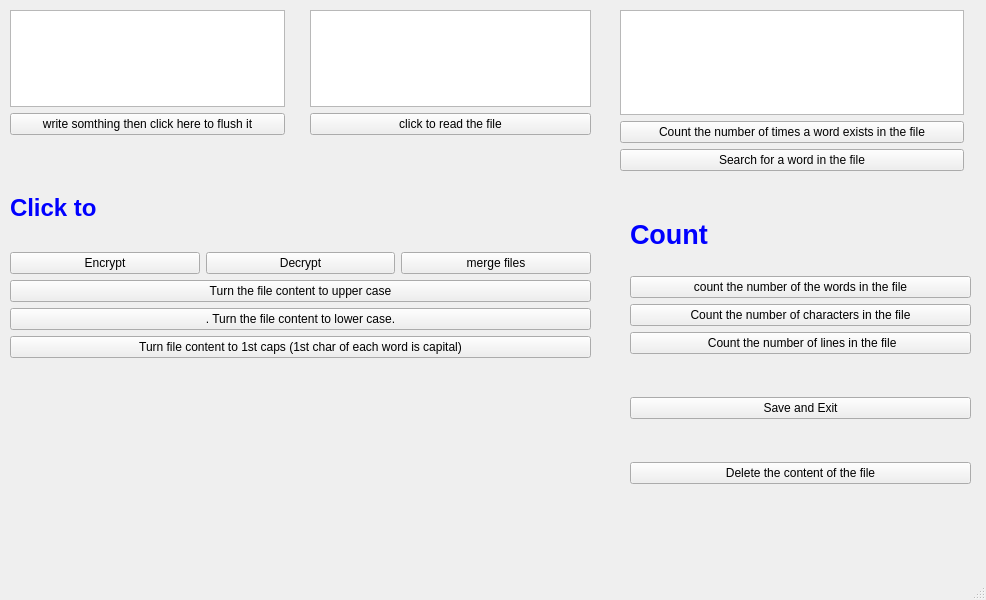
<?xml version="1.0" encoding="UTF-8"?>
<ui version="4.0">
 <class>MainWindow</class>
 <widget class="QMainWindow" name="MainWindow">
  <property name="geometry">
   <rect>
    <x>0</x>
    <y>0</y>
    <width>986</width>
    <height>600</height>
   </rect>
  </property>
  <property name="windowTitle">
   <string>MainWindow</string>
  </property>
  <widget class="QWidget" name="centralwidget">
   <widget class="QWidget" name="layoutWidget">
    <property name="geometry">
     <rect>
             <x>10</x>
      <y>10</y>
      <width>275</width>
      <height>125</height>
     </rect>
    </property>
    <layout class="QVBoxLayout" name="verticalLayout">
     <item>
      <widget class="QTextEdit" name="textEdit"/>
     </item>
     <item>
      <widget class="QPushButton" name="pushButton">
       <property name="text">
        <string>write somthing then click here to flush it</string>
       </property>
      </widget>
     </item>
    </layout>
   </widget>
   <widget class="QWidget" name="layoutWidget">
    <property name="geometry">
     <rect>
      <x>310</x>
      <y>10</y>
      <width>281</width>
      <height>125</height>
     </rect>
    </property>
    <layout class="QVBoxLayout" name="verticalLayout_2">
     <item>
      <widget class="QTextEdit" name="textEdit_2"/>
     </item>
     <item>
      <widget class="QPushButton" name="pushButton_2">
       <property name="text">
        <string>click to read the file</string>
       </property>
      </widget>
     </item>
    </layout>
   </widget>
   <widget class="QWidget" name="layoutWidget">
    <property name="geometry">
     <rect>
      <x>630</x>
      <y>360</y>
      <width>341</width>
      <height>161</height>
     </rect>
    </property>
    <layout class="QVBoxLayout" name="verticalLayout_3">
     <item>
      <widget class="QPushButton" name="pushButton_5">
       <property name="text">
        <string>Save and Exit</string>
       </property>
      </widget>
     </item>
     <item>
      <widget class="QPushButton" name="pushButton_4">
       <property name="text">
        <string>Delete the content of the file</string>
       </property>
      </widget>
     </item>
    </layout>
   </widget>
   <widget class="QWidget" name="layoutWidget">
    <property name="geometry">
     <rect>
      <x>10</x>
      <y>170</y>
      <width>581</width>
      <height>188</height>
     </rect>
    </property>
    <layout class="QVBoxLayout" name="verticalLayout_4">
     <item>
      <widget class="QLabel" name="label_2">
       <property name="text">
        <string>&lt;html&gt;&lt;head/&gt;&lt;body&gt;&lt;p&gt;&lt;span style=&quot; font-size:18pt; font-weight:700; color:#0000ff;&quot;&gt;Click to&lt;/span&gt;&lt;/p&gt;&lt;/body&gt;&lt;/html&gt;</string>
       </property>
      </widget>
     </item>
     <item>
      <layout class="QHBoxLayout" name="horizontalLayout">
       <item>
        <widget class="QPushButton" name="pushButton_3">
         <property name="text">
          <string>Encrypt</string>
         </property>
        </widget>
       </item>
       <item>
        <widget class="QPushButton" name="pushButton_6">
         <property name="text">
          <string>Decrypt</string>
         </property>
        </widget>
       </item>
       <item>
        <widget class="QPushButton" name="pushButton_7">
         <property name="text">
          <string>merge files</string>
         </property>
        </widget>
       </item>
      </layout>
     </item>
     <item>
      <widget class="QPushButton" name="pushButton_9">
       <property name="text">
        <string>Turn the file content to upper case</string>
       </property>
      </widget>
     </item>
     <item>
      <widget class="QPushButton" name="pushButton_10">
       <property name="text">
        <string>. Turn the file content to lower case.</string>
       </property>
      </widget>
     </item>
     <item>
      <widget class="QPushButton" name="pushButton_11">
       <property name="text">
        <string>Turn file content to 1st caps (1st char of each word is capital)</string>
       </property>
      </widget>
     </item>
    </layout>
   </widget>
   <widget class="QWidget" name="layoutWidget">
    <property name="geometry">
     <rect>
      <x>620</x>
      <y>10</y>
      <width>344</width>
      <height>161</height>
     </rect>
    </property>
    <layout class="QVBoxLayout" name="verticalLayout_5">
     <item>
      <widget class="QTextEdit" name="textEdit_3"/>
     </item>
     <item>
      <widget class="QPushButton" name="pushButton_15">
       <property name="text">
        <string>Count the number of times a word exists in the file</string>
       </property>
      </widget>
     </item>
     <item>
      <widget class="QPushButton" name="pushButton_14">
       <property name="text">
        <string>Search for a word in the file</string>
       </property>
      </widget>
     </item>
    </layout>
   </widget>
   <widget class="QWidget" name="layoutWidget">
    <property name="geometry">
     <rect>
      <x>630</x>
      <y>200</y>
      <width>341</width>
      <height>154</height>
     </rect>
    </property>
    <layout class="QVBoxLayout" name="verticalLayout_6">
     <item>
      <widget class="QLabel" name="label">
       <property name="text">
        <string>&lt;html&gt;&lt;head/&gt;&lt;body&gt;&lt;p&gt;&lt;span style=&quot; font-size:20pt; font-weight:700; color:#0000ff;&quot;&gt;Count&lt;/span&gt;&lt;/p&gt;&lt;/body&gt;&lt;/html&gt;</string>
       </property>
      </widget>
     </item>
     <item>
      <widget class="QPushButton" name="pushButton_8">
       <property name="text">
        <string>count the number of the words in the file</string>
       </property>
      </widget>
     </item>
     <item>
      <widget class="QPushButton" name="pushButton_12">
       <property name="text">
        <string>Count the number of characters in the file</string>
       </property>
      </widget>
     </item>
     <item>
      <widget class="QPushButton" name="pushButton_13">
       <property name="text">
        <string> Count the number of lines in the file</string>
       </property>
      </widget>
     </item>
    </layout>
   </widget>
  </widget>
  <widget class="QMenuBar" name="menubar">
   <property name="geometry">
    <rect>
     <x>0</x>
     <y>0</y>
     <width>986</width>
     <height>26</height>
    </rect>
   </property>
  </widget>
  <widget class="QStatusBar" name="statusbar"/>
 </widget>
 <resources/>
 <connections>
  <connection>
   <sender>pushButton_5</sender>
   <signal>clicked()</signal>
   <receiver>MainWindow</receiver>
   <slot>close()</slot>
   <hints>
    <hint type="sourcelabel">
     <x>720</x>
     <y>426</y>
    </hint>
    <hint type="destinationlabel">
     <x>517</x>
     <y>468</y>
    </hint>
   </hints>
  </connection>
  </connections>
</ui>
